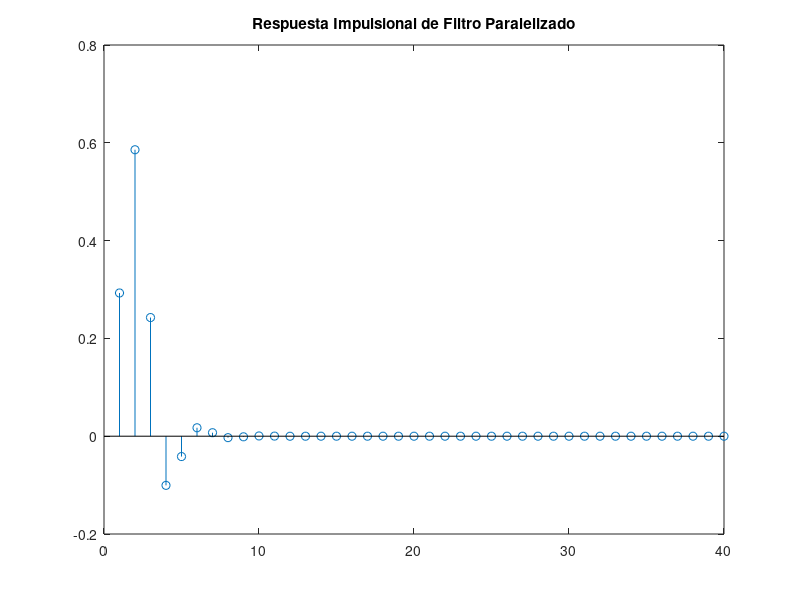
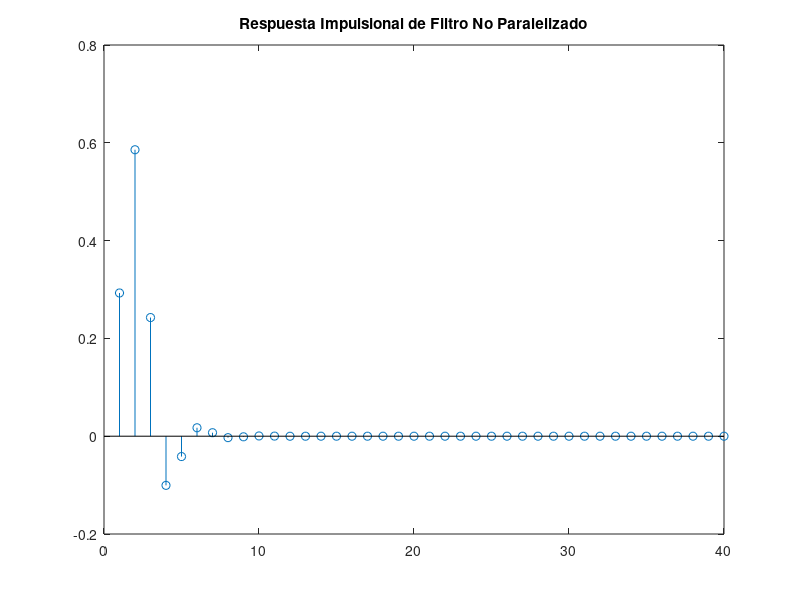

Write the MATLAB code that produced these figures, in order.
close all;
clear;
## coeficientes del filtro
b0=0.2929
b1=0.5858
b2=0.2929

a0=1
a1=0
a2=0.1716


###Valores de la matriz de coeficientes:
a = -a1*b0 + b1;
b = a1^2 *b0-a1*b1-a2*b0+b2; #x[n] en y[n+2]
c = -a1*b0+b1; #x[n+1] en y[n+2]
d = a1^2-a2; #z1 en y[n+2]

e = -a1^3*b0+a1^2*b1+2*a1*a2*b0-a1*b2-a2*b1; #x[n] en y[n+3]
f = a1^2*b0-a1*b1-a2*b0+b2; #x[n+1]
h = -a1*b0+b1; #x[n+2]
i = -a1^3+2*a1*a2; #z1
j = a1^2-a2; # z2

##filtro implementado de forma vectorial
C=[b0 0 0 0 1 0;
  a b0 0 0 -a1 1;
  b c b0 0 d -a1;
  e f h b0 i j];

z1=0;
z2=0;

x=[1 0 0 0 zeros(1,36)];


y=[];
n=1;

while n <=40
  bv=[x(n:n+3) z1 z2].';
  y=[y ;C*bv];

  %Estados siguientes
  z1=b1*x(n+3)-a1*y(n+3)+b2*x(n+2)-a2*y(n+2);
  z2=b2*x(n+3)-a2*y(n+3);



  n=n+4;


end


stem(y);
title('Respuesta Impulsional de Filtro Paralelizado')

##filtro normal
w1=0;
w2=0;
tic
x = [x zeros(1, 40 - length(x))];

for n = 1:40  % Comienza en n=2 para evitar índice negativo en n-1

    % Implementación de las ecuaciones
    w(n) = b0 * x(n) + w1;               % Cálculo de y[n]
    w1 = b1 * x(n) - a1 * w(n) + w2;  % Cálculo de w1[n]
    w2 = b2 * x(n) - a2 * w(n);              % Cálculo de w2[n]

end

w=w';
x=x';
figure;

stem(w);
title('Respuesta Impulsional de Filtro No Paralelizado')
